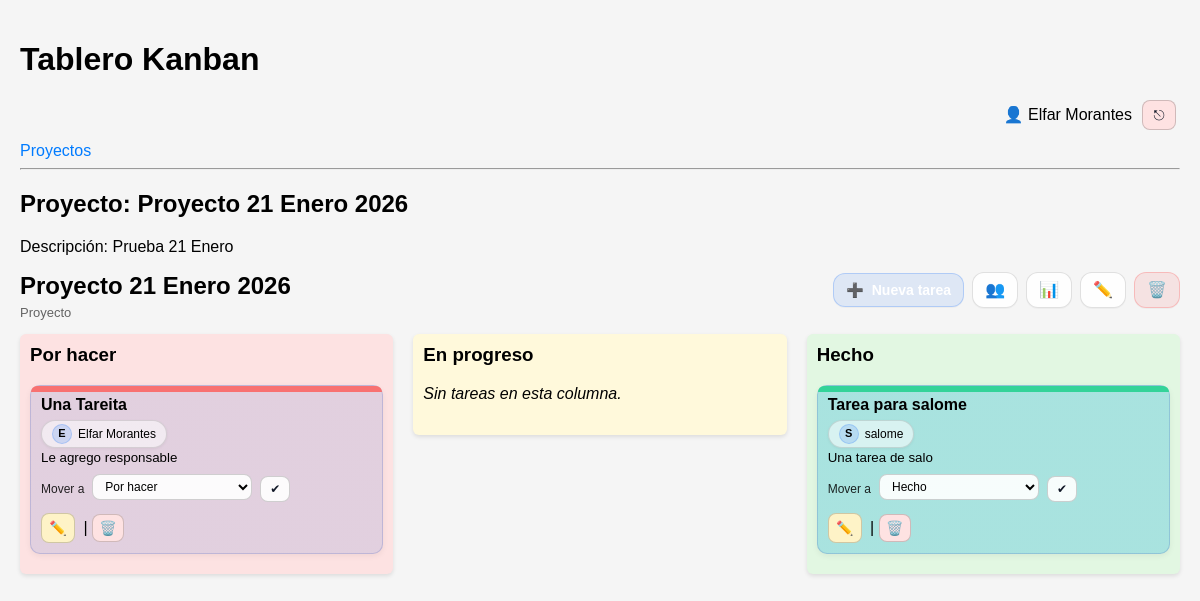
Page /?controller=projects&action=show&id=15 (signed in) on the committed database.
### tables this page shows
CREATE TABLE `users` (
  `id` int(11) NOT NULL,
  `name` varchar(120) NOT NULL,
  `email` varchar(190) NOT NULL,
  `password_hash` varchar(255) NOT NULL,
  `role` enum('owner','admin','member','viewer') NOT NULL DEFAULT 'member',
  `created_at` datetime NOT NULL DEFAULT current_timestamp()
);

CREATE TABLE `projects` (
  `id` int(11) NOT NULL,
  `created_by` int(11) DEFAULT NULL,
  `name` varchar(255) NOT NULL,
  `responsible` varchar(120) DEFAULT NULL,
  `responsible_user_id` int(11) DEFAULT NULL,
  `description` text DEFAULT NULL,
  `created_at` datetime NOT NULL DEFAULT current_timestamp()
);

CREATE TABLE `columns` (
  `id` int(11) NOT NULL,
  `project_id` int(11) NOT NULL,
  `name` varchar(100) NOT NULL,
  `position` int(11) NOT NULL,
  `is_done` tinyint(1) NOT NULL DEFAULT 0
);

CREATE TABLE `tasks` (
  `id` int(11) NOT NULL,
  `project_id` int(11) NOT NULL,
  `column_id` int(11) NOT NULL,
  `title` varchar(255) NOT NULL,
  `responsible` varchar(120) DEFAULT NULL,
  `responsible_user_id` int(11) DEFAULT NULL,
  `description` text DEFAULT NULL,
  `order` int(11) DEFAULT 0,
  `created_at` datetime NOT NULL DEFAULT current_timestamp(),
  `due_date` datetime DEFAULT NULL,
  `completed_at` datetime DEFAULT NULL,
  `created_by` int(11) DEFAULT NULL,
  `updated_by` int(11) DEFAULT NULL
);

### core/BaseController.php (called while the page is built, shortened)
<?php
abstract class BaseController
{
    protected function render(string $view, array $params = []): void
    {
        extract($params);
        $viewFile = __DIR__ . '/../app/views/' . $view . '.php';
        include __DIR__ . '/../app/views/layout.php';
    }
}

### app/controllers/ProjectsController.php (called while the page is built, shortened)
<?php
require_once __DIR__ . '/../../core/BaseController.php';
require_once __DIR__ . '/../models/Project.php';
require_once __DIR__ . '/../models/Column.php';
require_once __DIR__ . '/../models/Task.php';
require_once __DIR__ . '/../../core/Auth.php';
require_once __DIR__ . '/../models/User.php';
class ProjectsController extends BaseController
{
    public function show(): void
    {
        $projectId = (int)($_GET['id'] ?? 0);
        $id = isset($_GET['id']) ? (int) $_GET['id'] : 0;
        $project = Project::find($id);
        $columns = Column::getByProject($id);
        $tasks   = Task::getByProject($id);
        $members = ProjectMember::usersForProject($projectId);
        $tasksByColumn = [];
        foreach ($columns as $col) {
            $tasksByColumn[$col['id']] = [];
        }
        foreach ($tasks as $task) {
            $tasksByColumn[$task['column_id']][] = $task;
        }
        $this->render('projects/show', [
            'project'       => $project,
            'columns'       => $columns,
            'tasksByColumn' => $tasksByColumn,
            'members' => $members
        ]);
    }
}

### public/index.php (called while the page is built, shortened)
<?php
$actionName     = $_GET['action'] ?? 'index';
$controller = new $controllerClass();
try {
    $controller->$actionName();
} catch (Exception $e) {
    echo "<h1>Error</h1>";
    echo "<p>" . htmlspecialchars($e->getMessage()) . "</p>";
}

### core/Auth.php (called while the page is built, shortened)
<?php
class Auth
{
    public static function userId(): ?int
    {
        return isset($_SESSION['user_id']) ? (int)$_SESSION['user_id'] : null;
    }
    public static function check(): bool
    {
        return self::userId() !== null;
    }
    public static function role(): string
    {
        return $_SESSION['user_role'] ?? 'member';
    }
}

### config/db.php (called while the page is built)
<?php
class Database
{
    private static ?\PDO $connection = null;
    public static function getConnection(): \PDO
    {
        if (self::$connection === null) {
            $host = 'localhost';
            $db   = 'kanban_db';
            $user = 'root';
            $pass = '';
            $dsn  = "mysql:host=$host;dbname=$db;charset=utf8mb4";
            self::$connection = new PDO($dsn, $user, $pass, [
                PDO::ATTR_ERRMODE            => PDO::ERRMODE_EXCEPTION,
                PDO::ATTR_DEFAULT_FETCH_MODE => PDO::FETCH_ASSOC
            ]);
            self::$connection->exec("SET time_zone = '-05:00'");
        }
        return self::$connection;
    }
}

### app/models/User.php (called while the page is built, shortened)
<?php
require_once __DIR__ . '/../../config/db.php';
class User
{
    private static function db(): PDO { return Database::getConnection(); }
    public static function find(int $id): ?array
    {
        $stmt = self::db()->prepare("SELECT id,name,email,role FROM users WHERE id=? LIMIT 1");
        $stmt->execute([$id]);
        $u = $stmt->fetch();
        return $u ?: null;
    }
}

### app/models/Project.php (called while the page is built, shortened)
<?php
class Project extends Model
{
    public static function find(int $id): ?array
    {
        $db = self::db();
        $stmt = $db->prepare("SELECT * FROM projects WHERE id = :id");
        $stmt->execute(['id' => $id]);
        $project = $stmt->fetch();
        return $project ?: null;
    }
}

### app/models/Column.php (called while the page is built, shortened)
<?php
class Column extends Model
{
    public static function getByProject(int $projectId): array
    {
        $db = self::db();
        $stmt = $db->prepare("
            SELECT *
            FROM columns
            WHERE project_id = :project_id
            ORDER BY position ASC
        ");
        $stmt->execute(['project_id' => $projectId]);
        return $stmt->fetchAll();
    }
}

### app/models/Task.php (called while the page is built, shortened)
<?php
class Task extends Model
{
    public static function getByProject(int $projectId): array
    {
        $db = self::db();
        $stmt = $db->prepare("
            SELECT
                t.*,
                u.name AS responsible_name
            FROM tasks t
            LEFT JOIN users u ON u.id = t.responsible_user_id
            WHERE t.project_id = :project_id
            ORDER BY t.`order` ASC, t.created_at ASC
        ");
        $stmt->execute(['project_id' => $projectId]);
        return $stmt->fetchAll();
    }
}

### app/views/projects/show.php (the view, shortened to what this page needs)
<h2>Proyecto: <?= htmlspecialchars($project['name']) ?></h2>
<p>Descripción: <?= nl2br(htmlspecialchars($project['description'] ?? '')) ?></p>
<div class="board-header">
  <div class="board-title">
    <h2><?= htmlspecialchars($project['name'] ?? 'Tablero') ?></h2>
    <div class="board-subtitle">
      <span class="muted">Proyecto</span>
    </div>
  </div>
  <div class="project-actions">
    <button type="button" class="btn btn-primary tip" data-tip="Crear tarea" id="openTaskModal">
      ➕ <span class="btn-text">Nueva tarea</span>
    </button>
    <a class="btn btn-secondary tip" data-tip="Miembros del proyecto"
       href="<?= BASE_URL ?>?controller=projects&action=members&id=<?= (int)$project['id'] ?>">👥</a>
    <?php if (in_array(Auth::role(), ['owner','admin'], true)): ?>
      <a class="btn btn-secondary tip" data-tip="Ver métricas"
      href="<?= BASE_URL ?>?controller=projects&action=report&id=<?= (int)$project['id'] ?>">📊</a>
      <a class="btn btn-secondary tip" data-tip="Editar proyecto"
         href="<?= BASE_URL ?>?controller=projects&action=edit&id=<?= (int)$project['id'] ?>">✏️</a>
      <a class="btn btn-danger tip" data-tip="Eliminar proyecto"
         href="<?= BASE_URL ?>?controller=projects&action=destroy&id=<?= (int)$project['id'] ?>"
         onclick="return confirm('¿Eliminar este proyecto?');">🗑️</a>
    <?php endif; ?>
  </div>
</div>
<div class="kanban-board" id="kanbanBoard" data-project-id="<?= (int)$project['id'] ?>">
    <?php foreach ($columns as $column): ?>
        <?php
            $columnClass = 'kanban-column';
            if (!empty($column['is_done']) && (int)$column['is_done'] === 1) {
                $columnClass .= ' done';
            } elseif (stripos($column['name'], 'progreso') !== false) {
                $columnClass .= ' in-progress';
            } else {
                $columnClass .= ' todo';
            }
            $colId = $column['id'];
            $tasks = $tasksByColumn[$colId] ?? [];
        ?>
        <div class="<?= $columnClass ?> droppable"
          data-column-id="<?= (int)$column['id'] ?>"
          data-column-name="<?= htmlspecialchars($column['name']) ?>">
            <h3><?= htmlspecialchars($column['name']) ?></h3>
            <div class="tasks-container">
                <?php if (empty($tasks)): ?>
                    <p class="empty-col"><em>Sin tareas en esta columna.</em></p>
                <?php else: ?>
                  <?php
                    $colNameById = [];
                    foreach ($columns as $c) $colNameById[(int)$c['id']] = $c['name'];
                  ?>
                    <?php foreach ($tasks as $task): ?>
                              <?php
                                $colName = mb_strtolower(trim($colNameById[(int)$task['column_id']] ?? ''));
                                $barClass = 'bar-todo';
                                if (strpos($colName, 'hecho') !== false || strpos($colName, 'done') !== false) $barClass = 'bar-done';
                              ?>
                              <div class="kanban-card draggable <?= $barClass ?>"
                                  id="task-<?= (int)$task['id'] ?>"
                                  draggable="true"
                                  data-task-id="<?= (int)$task['id'] ?>"
                                  data-current-column-id="<?= (int)$task['column_id'] ?>">
                            <strong class="task-title editable tip" data-field="title" data-tip="Doble Click para Editar Título">
                            <?= htmlspecialchars($task['title']) ?>
                            </strong>
                            <?php
                              $respName = trim((string)($task['responsible_name'] ?? ($task['responsible'] ?? '')));
                              $initial = $respName !== '' ? mb_strtoupper(mb_substr($respName, 0, 1)) : '—';
                            ?>
                            <div style="margin-top:6px;">
                              <span class="badge-resp task-responsible <?= $respName === '' ? 'muted' : '' ?>">
                                <span class="avatar"><?= htmlspecialchars($initial) ?></span>
                                <span class="name"><?= htmlspecialchars($respName !== '' ? $respName : 'Sin responsable') ?></span>
                              </span>
                            </div>
                            <?php if (!empty($task['description'])): ?>
                                <small><?= nl2br(htmlspecialchars($task['description'])) ?></small><br>
                            <?php endif; ?>
                                <form method="POST" action="<?= BASE_URL ?>?controller=tasks&action=move">
                                  <div class="move-row">
                                    <label for="move-<?= (int)$task['id'] ?>">Mover a</label>
                                    <select id="move-<?= (int)$task['id'] ?>" name="column_id">
                                      <?php foreach ($columns as $col): ?>
                                        <option value="<?= (int)$col['id'] ?>" <?= ((int)$col['id'] === (int)$task['column_id']) ? 'selected' : '' ?>>
                                          <?= htmlspecialchars($col['name']) ?>
                                        </option>
                                      <?php endforeach; ?>
                                    </select>
                                    <button type="submit" class="btn-icon tip" data-tip="Mover tarea">
                                      ✔
                                    </button>
                                  </div>
                                </form>
                            <div style="margin-top:5px;">
                                <a href="<?= BASE_URL ?>?controller=tasks&action=edit&id=<?= (int)$task['id'] ?>&project_id=<?= (int)$project['id'] ?>"
                                  class="btn-action edit tip"
                                  data-tip="Editar tarea"
                                >
                                     ✏️
                                </a>
                                |
                                <form method="post"
                                      action="<?= BASE_URL ?>?controller=tasks&action=destroy"
                                      style="display:inline"
                                      onsubmit="return confirm('¿Seguro que deseas eliminar esta tarea?');">
                                    <button class="btn-action del tip" data-tip="Eliminar Tarea" type="submit" class="btn-secondary">🗑️</button>
                                </form>
                            </div>
                        </div>
                    <?php endforeach; ?>
                <?php endif; ?>
            </div>
        </div>
    <?php endforeach; ?>
</div>

### app/views/layout.php (shortened to what this page needs)
<!DOCTYPE html>
<html lang="es">
<head>
</head>
<?php $isAuthPage = (strpos($viewFile, '/auth/login.php') !== false); ?>
<body class="<?= $isAuthPage ? 'auth-body' : '' ?>">
<?php if (!$isAuthPage): ?>
<header>
    <h1>Tablero Kanban</h1>
<nav>
    <?php
    require_once __DIR__ . '/../../core/Auth.php';
    require_once __DIR__ . '/../models/User.php';
    ?>
    <?php if (Auth::check()): ?>
      <?php $u = User::find(Auth::userId()); ?>
      <div style="display:flex;justify-content:flex-end;align-items:center;gap:10px;margin-bottom:12px;">
        <span class="tip" data-tip="<?= htmlspecialchars($u['email'] ?? '') ?>">
          👤 <?= htmlspecialchars($u['name'] ?? 'Usuario') ?>
        </span>
        <a href="<?= BASE_URL ?>?controller=auth&action=logout"
          class="btn-action del tip"
          data-tip="Cerrar sesión">
          ⎋
        </a>
      </div>
    <?php endif; ?>
</nav>
    <nav>
        <a href="<?= BASE_URL ?>?controller=projects&action=index">Proyectos</a>
    </nav>
    <hr>
</header>
<?php endif; ?>
<main class="<?= $isAuthPage ? 'auth-main' : '' ?>">
    <?php include $viewFile; ?>
</main>
</body>
</html>

### rows in the picture
users: name "Elfar Morantes"
projects: name "Proyecto 21 Enero 2026", description "Prueba 21 Enero"
columns: name "Por hacer"
tasks: title "Una Tareita", created_by.name "E", created_by.name "Elfar Morantes", description "Le agrego responsable", column_id "Por hacer"
columns: name "En progreso", shows "Sin tareas en esta columna."
columns: name "Hecho"
tasks: title "Tarea para salome", responsible_user.name "S", responsible_user.name "salome", description "Una tarea de salo", column_id "Hecho"
